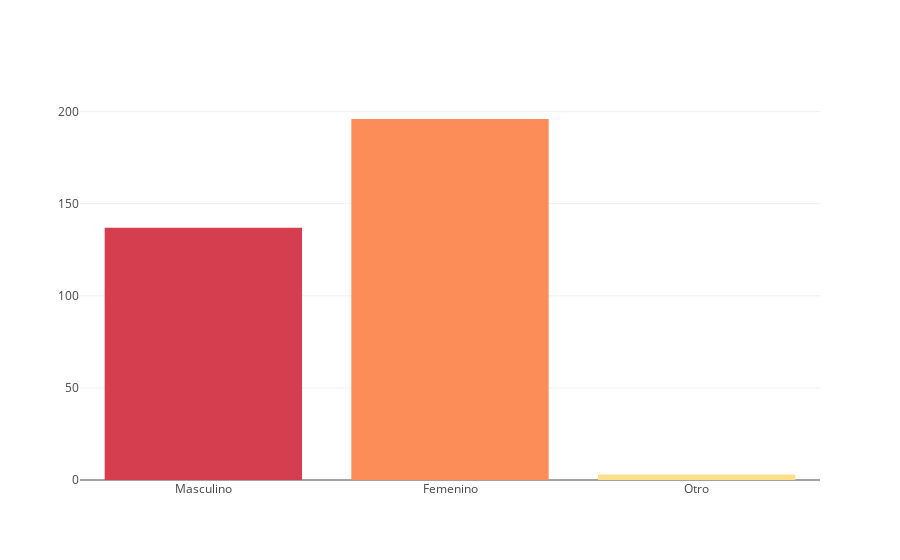
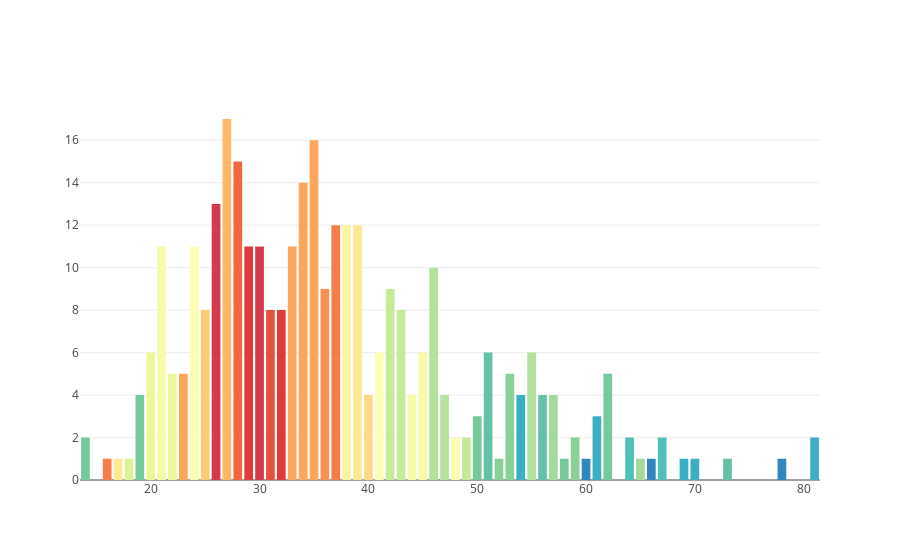
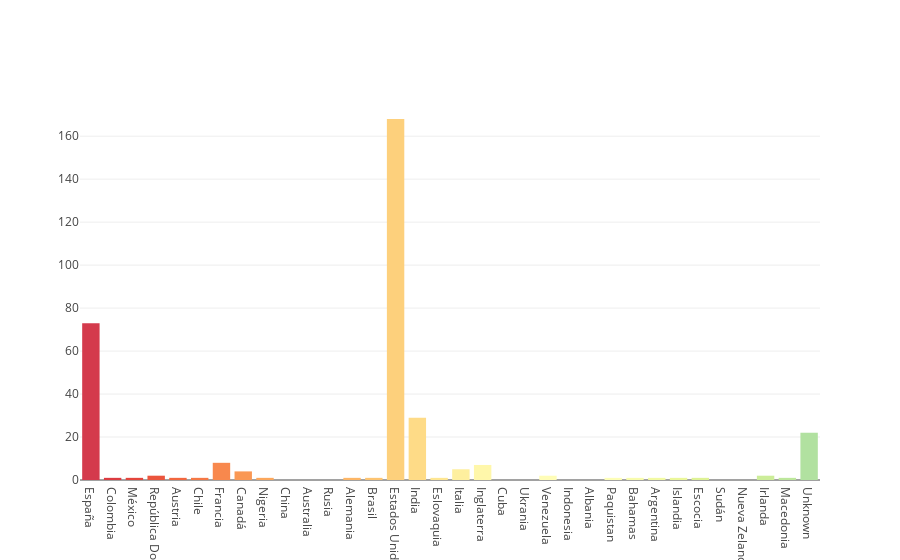
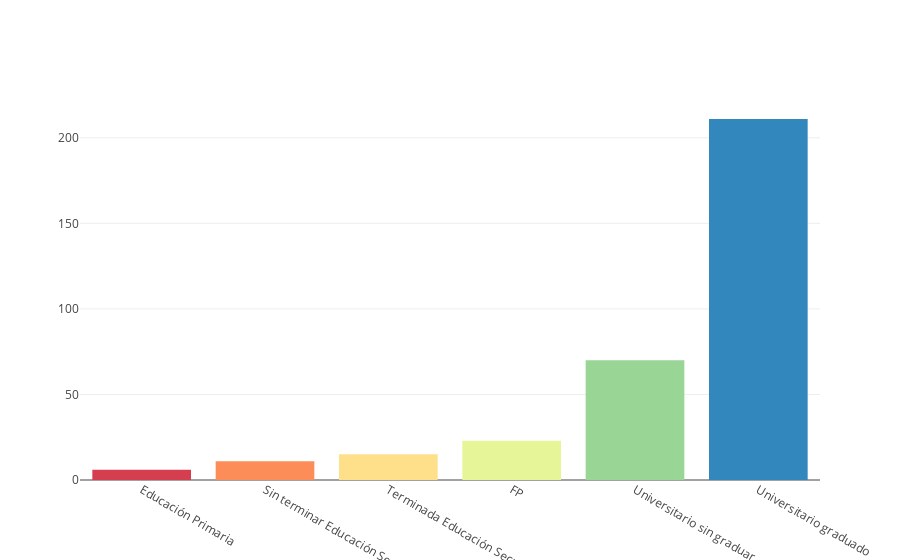

Source (notebook cell) for these figures, in order:
### Code cell
visualize_personal_info_by_prosume_clusters_esp(dataframe_with_clusters_esp)
